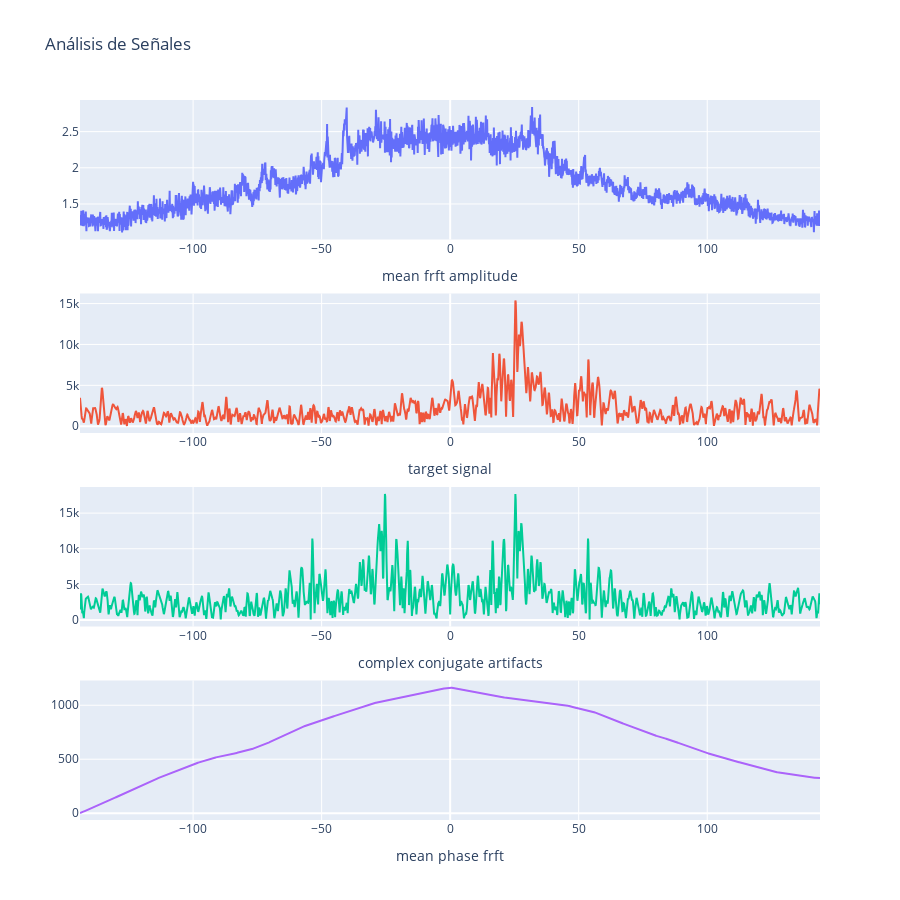

Notebook code for this chart:
### Code cell
frft_mean = frftarray.mean(axis=0)
frft_std = frftarray.std(axis=0)
phase_mean = phasefrft.mean(axis=0)
phase_std = phasefrft.std(axis=0)
unwrapped_mean = unwrapped_phase.mean(axis=0)
unwrapped_std = unwrapped_phase.std(axis=0)

fig = make_subplots(rows=4, cols=1)
# fig.add_trace(
#     go.Scatter(x =srvfreq ,y=np.abs(frft_mean), mode='lines', name='mean frft amplitude '),
#     row=1, col=1
# )
fig.add_trace(
    go.Scatter(x =srvfreq ,y=np.abs(fftshift(frft_mean-frft_std)), mode='lines', name='mean frft amplitude '),
    row=1, col=1
)
fig.add_trace(
    go.Scatter(x = srvfreq,y=np.abs(tom[:,0,0]), mode='lines', name='target signal'),
    row=2, col=1
)
fig.add_trace(
    go.Scatter(x = srvfreq,y=np.abs(tomcc[:,0,0]), mode='lines', name='target signal'),
    row=3, col=1
)
# fig.add_trace(
#     go.Scatter(x= srvfreq, y=unwrapped_mean-unwrapped_std, mode='lines', name='mean phase frft'),
#     row=4, col=1
# )

fig.add_trace(
    go.Scatter(x= srvfreq, y=unwrapped_mean, mode='lines', name='std phase frft'),
    row=4, col=1
)

fig.update_layout(
    title_text="Análisis de Señales",
    height=900,  # Ajusta la altura si es necesario
    showlegend=False
)
fig.update_xaxes(title_text="mean frft amplitude", row=1, col=1)
fig.update_xaxes(title_text="target signal", row=2, col=1)
fig.update_xaxes(title_text="complex conjugate artifacts", row=3, col=1)
fig.update_xaxes(title_text="mean phase frft", row=4, col=1)
fig.show()

### Figure 1 — Plotly figure (JSON) as saved in the notebook; plotly's stock layout.template omitted (floating-point values rounded to 4 significant figures; data arrays with more than 128 entries replaced by an {"elided": "..."} marker saying what was removed)
{"data": [{"mode": "lines", "name": "mean frft amplitude ", "type": "scatter", "x": {"elided": "2304 float values"}, "xaxis": "x", "y": {"elided": "2304 float values"}, "yaxis": "y"}, {"mode": "lines", "name": "target signal", "type": "scatter", "x": {"elided": "2304 float values"}, "xaxis": "x2", "y": {"elided": "2304 float values"}, "yaxis": "y2"}, {"mode": "lines", "name": "target signal", "type": "scatter", "x": {"elided": "2304 float values"}, "xaxis": "x3", "y": {"elided": "2304 float values"}, "yaxis": "y3"}, {"mode": "lines", "name": "std phase frft", "type": "scatter", "x": {"elided": "2304 float values"}, "xaxis": "x4", "y": {"elided": "2304 float values"}, "yaxis": "y4"}], "layout": {"height": 900, "showlegend": false, "title": {"text": "Análisis de Señales"}, "xaxis": {"anchor": "y", "domain": [0, 1], "title": {"text": "mean frft amplitude"}}, "xaxis2": {"anchor": "y2", "domain": [0, 1], "title": {"text": "target signal"}}, "xaxis3": {"anchor": "y3", "domain": [0, 1], "title": {"text": "complex conjugate artifacts"}}, "xaxis4": {"anchor": "y4", "domain": [0, 1], "title": {"text": "mean phase frft"}}, "yaxis": {"anchor": "x", "domain": [0.8063, 1]}, "yaxis2": {"anchor": "x2", "domain": [0.5375, 0.7312]}, "yaxis3": {"anchor": "x3", "domain": [0.2687, 0.4625]}, "yaxis4": {"anchor": "x4", "domain": [0, 0.1938]}}}
